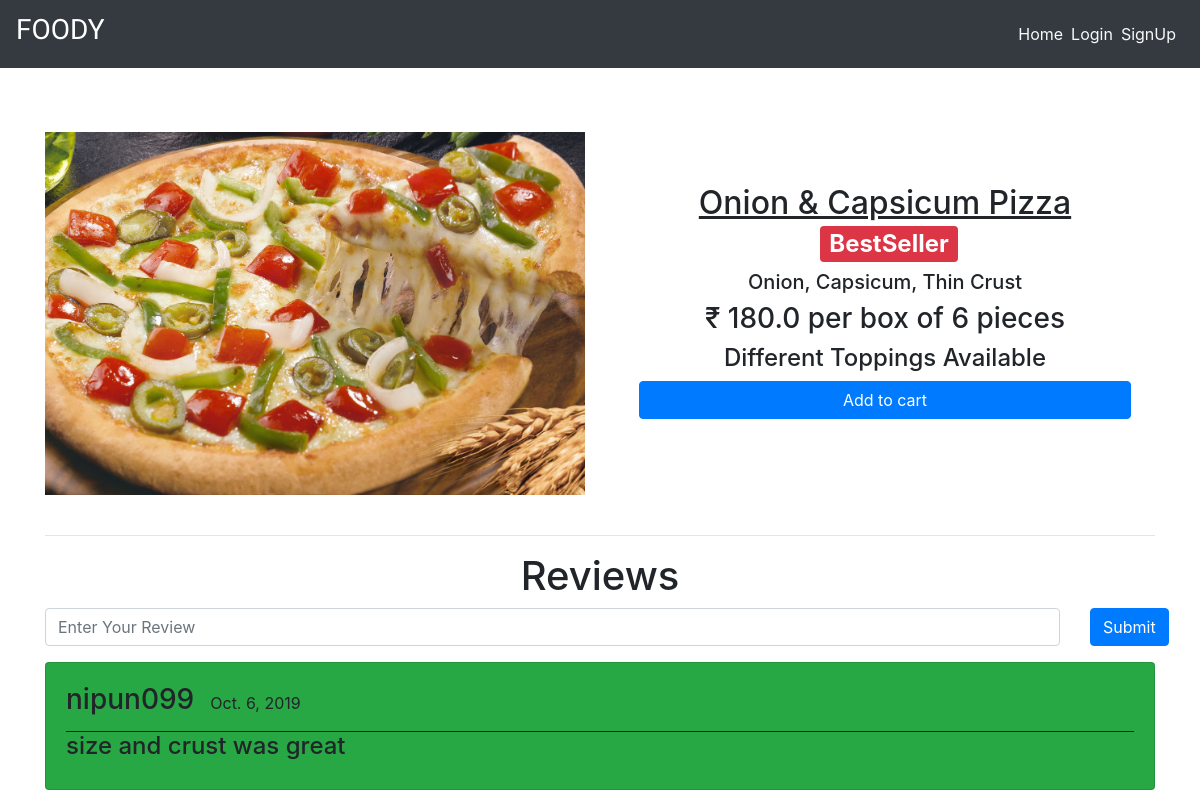
Screenshot of /dishes/pizza_name with the database file from the repository.
### main/models.py (models this page shows, shortened)
class Item(models.Model):
    LABELS = (
        ('BestSeller', 'BestSeller'),
        ('New', 'New'),
        ('Spicy🔥', 'Spicy🔥'),
    )
    LABEL_COLOUR = (
        ('danger', 'danger'),
        ('success', 'success'),
        ('primary', 'primary'),
        ('info', 'info')
    )
    title = models.CharField(max_length=150)
    description = models.CharField(max_length=250,blank=True)
    price = models.FloatField()
    pieces = models.IntegerField(default=6)
    instructions = models.CharField(max_length=250,default="Jain Option Available")
    image = models.ImageField(default='default.png', upload_to='images/')
    labels = models.CharField(max_length=25, choices=LABELS, blank=True)
    label_colour = models.CharField(max_length=15, choices=LABEL_COLOUR, blank=True)
    slug = models.SlugField(default="sushi_name")
    created_by = models.ForeignKey(User, on_delete=models.CASCADE)

class Reviews(models.Model):
    user = models.ForeignKey(User, on_delete = models.CASCADE)
    item = models.ForeignKey(Item, on_delete = models.CASCADE)
    rslug = models.SlugField()
    review = models.TextField()
    posted_on = models.DateField(default=timezone.now)
    class Meta:
        verbose_name = 'Review'
        verbose_name_plural = 'Reviews'

### main/views.py (the view)
# urls.py: path('dishes/<slug>', views.menuDetail, name='dishes'),
def menuDetail(request, slug):
    item = Item.objects.filter(slug=slug).first()
    reviews = Reviews.objects.filter(rslug=slug).order_by('-id')[:7]
    context = {
        'item' : item,
        'reviews' : reviews,
    }
    return render(request, 'main/dishes.html', context)

### main/templates/main/dishes.html (shortened to what this page needs)
{% extends "main/layout.html" %}
{% block content %}
<div class="dishes">
  <main class="mt-3 pt-4 main">
    <div class="container dark-grey-text">
      <div class="row wow fadeIn">
        <div class="col-md-6 mb-4">
          <img src="{{ item.image.url }}" class="img-fluid mt-4" alt="">
        </div>
        <div class="col-md-6 mb-4 information">
          <div class="p-4 content">
            <div class="mt-0">
                <h2><u>{{ item.title }}</u><span class="badge badge-{{ item.label_colour }} ml-2">{{ item.labels }}</span></h2>
            </div>
            <div class="lead">
              {% if item.description %}
              <h5>{{ item.description }}</h5>
              {% endif %}
              <h3>₹ {{ item.price }} per box of {{ item.pieces}} pieces</h3>
              <h4>{{ item.instructions }}</h4>
            </div>
            <a href="{% url 'main:add-to-cart' item.slug %}" class="btn btn-primary btn-md my-0 p">Add to cart</a>
          </div>
        </div>
      </div>
      <hr>
    </div>
  </main>
  <div class="container">
    <h1 class="text-center">Reviews</h1>
    <form action="{% url 'main:add_reviews' %}" method="POST" class="mb-3">
      <div class="row">
        <div class="col-sm-11">
          <input type="text" name="review" class="form-control" placeholder="Enter Your Review">
        </div>
        <div class="col-sm-1">
          <button type="submit" class="btn btn-primary">Submit</button>
        </div>
      </div>
    </form>
    {% for review in reviews %}
    <div class="main-reviews card bg-success mb-3">
      <div class="card-body">
        <div class="user_details" style="display: flex; border-bottom: 1px solid rgb(31, 30, 30);">
          <h3 class="mr-3">{{ review.user.username }} </h3>
          <p class="mt-2">{{ review.posted_on }}</p>
        </div>
          <h4>{{ review.review }}</h4>
      </div>
    </div>
    {% endfor %}
  </div>
</div>
{% endblock content %}

### main/static/main/styles.css (style rules this page uses)
.dishes .main .container .row img { max-width: 540px; max-height: 450px; width: fit-content; }
.dishes .main .container .row .content { display: flex; flex-direction: column; text-align: center; justify-content: center; }
.dishes .main .container .row .information { display: flex; flex-direction: column; text-align: center; justify-content: center; }

### rows the page displays
Item: image (picture), title "Onion & Capsicum Pizza", labels "BestSeller", description "Onion, Capsicum, Thin Crust", price "180.0", pieces "6", instructions "Different Toppings Available"
Reviews: user.username "nipun099", posted_on "Oct. 6, 2019", review "size and crust was great"
